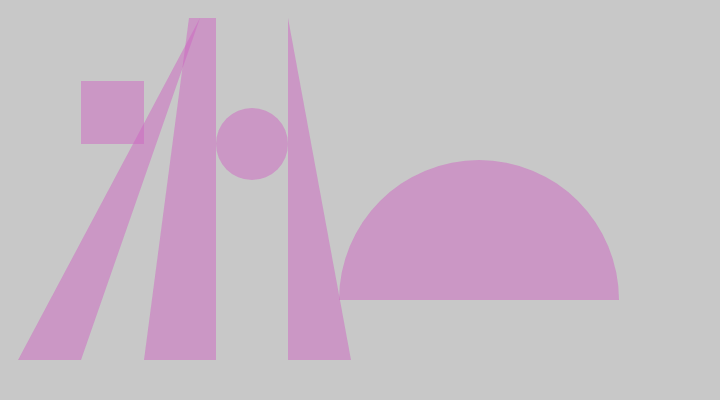
Frame 1 (no input)
Frame 60 (no input): identical to frame 1, image omitted
Frame 120 (the mouse pressed at the canvas centre since frame 60): identical to frame 1, image omitted

The p5.js sketch that drew this single still picture (run headless with seeded random() and noise() and a simulated clock; from frame 60 on, the mouse is pressed at the canvas centre):

// p5.js sketch
// ── sketch.js


function setup() 
{
    // Sets the screen to be 720 pixels wide and 400 pixels high
    createCanvas(720, 400);

}

function draw()
{
    background(200);
    noStroke();

    fill(204, 101, 192, 127);
    
    triangle(200, 18, 18, 360, 81, 360);

    rect(81, 81, 63, 63);

    quad(189, 18, 216, 18, 216, 360, 144, 360);

    ellipse(252, 144, 72, 72);

    triangle(288, 18, 351, 360, 288, 360); 

    arc(479, 300, 280, 280, PI, TWO_PI);
}
